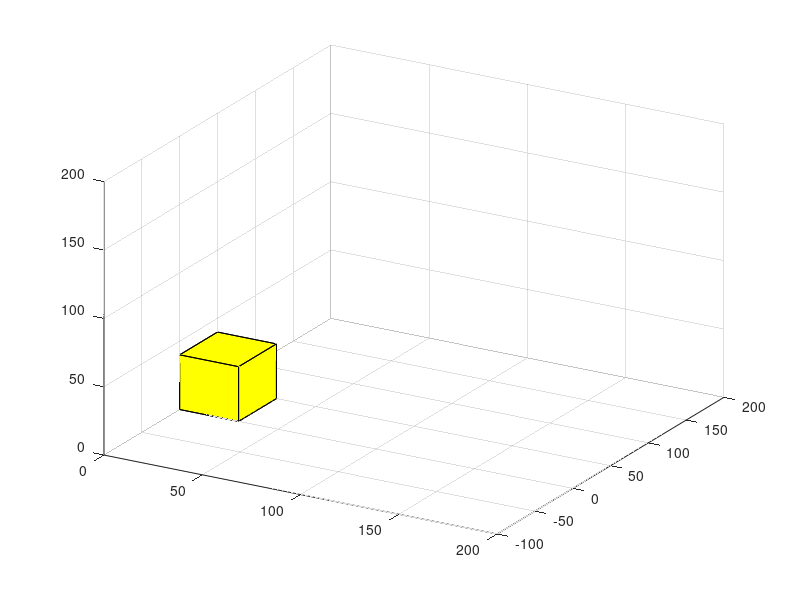

The MATLAB script that drew this image: (Note: this script raises an error after producing the figure.)
v=[0 0 0;0 50 0;30 50 0;30 0 0;0 0 40;0 50 40;30 50 40;30 0 40];
f= [1 2 3 4;2 6 7 3;4 3 7 8;1 5 8 4;1 2 6 5;5 6 7 8];
patch('Faces',f,'Vertices',v,'FaceColor','y');
grid on
view(30,30)
xlim([0 200])
ylim([-100 200])
zlim([0 200])
v1=v;
v1(:,4)=1;
tran1=[1 0 0 0;0 1 0 0;0 0 1 0;50 50 50 1];
for i=1:8
    v1(i,:)=v1(i,:)*tran;
end
disp(v1)
for i=1:8
    for j=1:3
        v2(i,j)=v1(i,j);
    end
end
% disp(v2)
patch('Faces',f,'Vertices',v2,'FaceColor','r');
tran2=[1 0 0 0;0 1 0 0;0 0 1 0;50 50 50 1];
rotate=[1 0 0 0;0 0.5 0.866 0;0 -0.866 0.5 0;0 0 0 1];
for i=1:8
    v1(i,:)=v1(i,:)*tran2*rotate;
end
disp(v1)
for i=1:8
    for j=1:3
        v3(i,j)=v1(i,j);
    end
end
patch('Faces',f,'Vertices',v3,'FaceColor','b');